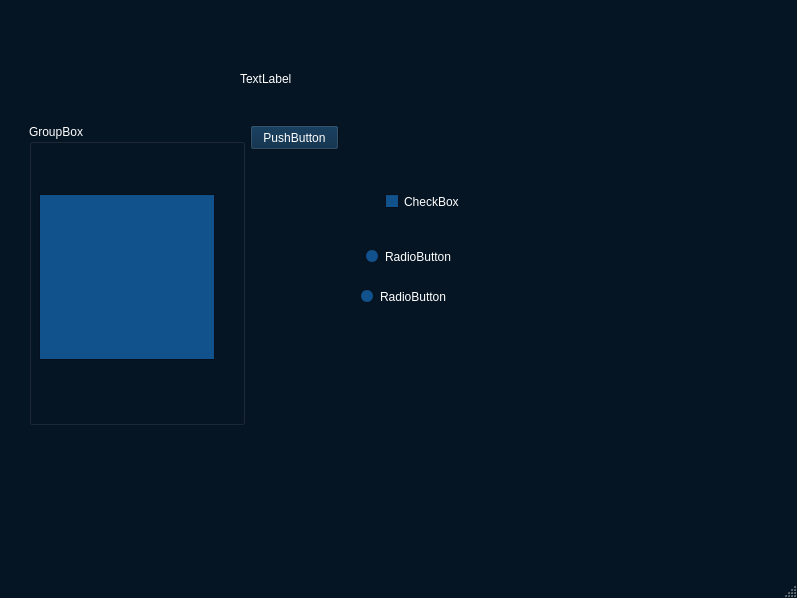
<?xml version="1.0" encoding="UTF-8"?>
<ui version="4.0">
 <class>MainWindow</class>
 <widget class="QMainWindow" name="MainWindow">
  <property name="geometry">
   <rect>
    <x>0</x>
    <y>0</y>
    <width>797</width>
    <height>598</height>
   </rect>
  </property>
  <property name="palette">
   <palette>
    <active>
     <colorrole role="WindowText">
      <brush brushstyle="SolidPattern">
       <color alpha="255">
        <red>255</red>
        <green>255</green>
        <blue>255</blue>
       </color>
      </brush>
     </colorrole>
     <colorrole role="Button">
      <brush brushstyle="SolidPattern">
       <color alpha="255">
        <red>2</red>
        <green>37</green>
        <blue>66</blue>
       </color>
      </brush>
     </colorrole>
     <colorrole role="Light">
      <brush brushstyle="SolidPattern">
       <color alpha="255">
        <red>8</red>
        <green>32</green>
        <blue>54</blue>
       </color>
      </brush>
     </colorrole>
     <colorrole role="Midlight">
      <brush brushstyle="SolidPattern">
       <color alpha="255">
        <red>7</red>
        <green>26</green>
        <blue>45</blue>
       </color>
      </brush>
     </colorrole>
     <colorrole role="Dark">
      <brush brushstyle="SolidPattern">
       <color alpha="255">
        <red>3</red>
        <green>11</green>
        <blue>18</blue>
       </color>
      </brush>
     </colorrole>
     <colorrole role="Mid">
      <brush brushstyle="SolidPattern">
       <color alpha="255">
        <red>4</red>
        <green>14</green>
        <blue>24</blue>
       </color>
      </brush>
     </colorrole>
     <colorrole role="Text">
      <brush brushstyle="SolidPattern">
       <color alpha="255">
        <red>255</red>
        <green>255</green>
        <blue>255</blue>
       </color>
      </brush>
     </colorrole>
     <colorrole role="BrightText">
      <brush brushstyle="SolidPattern">
       <color alpha="255">
        <red>255</red>
        <green>255</green>
        <blue>255</blue>
       </color>
      </brush>
     </colorrole>
     <colorrole role="ButtonText">
      <brush brushstyle="SolidPattern">
       <color alpha="255">
        <red>255</red>
        <green>255</green>
        <blue>255</blue>
       </color>
      </brush>
     </colorrole>
     <colorrole role="Base">
      <brush brushstyle="SolidPattern">
       <color alpha="255">
        <red>18</red>
        <green>82</green>
        <blue>140</blue>
       </color>
      </brush>
     </colorrole>
     <colorrole role="Window">
      <brush brushstyle="SolidPattern">
       <color alpha="255">
        <red>6</red>
        <green>21</green>
        <blue>36</blue>
       </color>
      </brush>
     </colorrole>
     <colorrole role="Shadow">
      <brush brushstyle="SolidPattern">
       <color alpha="255">
        <red>3</red>
        <green>11</green>
        <blue>18</blue>
       </color>
      </brush>
     </colorrole>
     <colorrole role="Highlight">
      <brush brushstyle="SolidPattern">
       <color alpha="255">
        <red>17</red>
        <green>62</green>
        <blue>42</blue>
       </color>
      </brush>
     </colorrole>
     <colorrole role="AlternateBase">
      <brush brushstyle="SolidPattern">
       <color alpha="255">
        <red>3</red>
        <green>10</green>
        <blue>18</blue>
       </color>
      </brush>
     </colorrole>
     <colorrole role="ToolTipBase">
      <brush brushstyle="SolidPattern">
       <color alpha="255">
        <red>255</red>
        <green>255</green>
        <blue>220</blue>
       </color>
      </brush>
     </colorrole>
     <colorrole role="ToolTipText">
      <brush brushstyle="SolidPattern">
       <color alpha="255">
        <red>3</red>
        <green>11</green>
        <blue>18</blue>
       </color>
      </brush>
     </colorrole>
     <colorrole role="PlaceholderText">
      <brush brushstyle="SolidPattern">
       <color alpha="128">
        <red>255</red>
        <green>255</green>
        <blue>255</blue>
       </color>
      </brush>
     </colorrole>
    </active>
    <inactive>
     <colorrole role="WindowText">
      <brush brushstyle="SolidPattern">
       <color alpha="255">
        <red>255</red>
        <green>255</green>
        <blue>255</blue>
       </color>
      </brush>
     </colorrole>
     <colorrole role="Button">
      <brush brushstyle="SolidPattern">
       <color alpha="255">
        <red>2</red>
        <green>37</green>
        <blue>66</blue>
       </color>
      </brush>
     </colorrole>
     <colorrole role="Light">
      <brush brushstyle="SolidPattern">
       <color alpha="255">
        <red>8</red>
        <green>32</green>
        <blue>54</blue>
       </color>
      </brush>
     </colorrole>
     <colorrole role="Midlight">
      <brush brushstyle="SolidPattern">
       <color alpha="255">
        <red>7</red>
        <green>26</green>
        <blue>45</blue>
       </color>
      </brush>
     </colorrole>
     <colorrole role="Dark">
      <brush brushstyle="SolidPattern">
       <color alpha="255">
        <red>3</red>
        <green>11</green>
        <blue>18</blue>
       </color>
      </brush>
     </colorrole>
     <colorrole role="Mid">
      <brush brushstyle="SolidPattern">
       <color alpha="255">
        <red>4</red>
        <green>14</green>
        <blue>24</blue>
       </color>
      </brush>
     </colorrole>
     <colorrole role="Text">
      <brush brushstyle="SolidPattern">
       <color alpha="255">
        <red>255</red>
        <green>255</green>
        <blue>255</blue>
       </color>
      </brush>
     </colorrole>
     <colorrole role="BrightText">
      <brush brushstyle="SolidPattern">
       <color alpha="255">
        <red>255</red>
        <green>255</green>
        <blue>255</blue>
       </color>
      </brush>
     </colorrole>
     <colorrole role="ButtonText">
      <brush brushstyle="SolidPattern">
       <color alpha="255">
        <red>255</red>
        <green>255</green>
        <blue>255</blue>
       </color>
      </brush>
     </colorrole>
     <colorrole role="Base">
      <brush brushstyle="SolidPattern">
       <color alpha="255">
        <red>18</red>
        <green>82</green>
        <blue>140</blue>
       </color>
      </brush>
     </colorrole>
     <colorrole role="Window">
      <brush brushstyle="SolidPattern">
       <color alpha="255">
        <red>6</red>
        <green>21</green>
        <blue>36</blue>
       </color>
      </brush>
     </colorrole>
     <colorrole role="Shadow">
      <brush brushstyle="SolidPattern">
       <color alpha="255">
        <red>0</red>
        <green>0</green>
        <blue>0</blue>
       </color>
      </brush>
     </colorrole>
     <colorrole role="Highlight">
      <brush brushstyle="SolidPattern">
       <color alpha="255">
        <red>17</red>
        <green>62</green>
        <blue>42</blue>
       </color>
      </brush>
     </colorrole>
     <colorrole role="AlternateBase">
      <brush brushstyle="SolidPattern">
       <color alpha="255">
        <red>3</red>
        <green>10</green>
        <blue>18</blue>
       </color>
      </brush>
     </colorrole>
     <colorrole role="ToolTipBase">
      <brush brushstyle="SolidPattern">
       <color alpha="255">
        <red>255</red>
        <green>255</green>
        <blue>220</blue>
       </color>
      </brush>
     </colorrole>
     <colorrole role="ToolTipText">
      <brush brushstyle="SolidPattern">
       <color alpha="255">
        <red>0</red>
        <green>0</green>
        <blue>0</blue>
       </color>
      </brush>
     </colorrole>
     <colorrole role="PlaceholderText">
      <brush brushstyle="SolidPattern">
       <color alpha="128">
        <red>255</red>
        <green>255</green>
        <blue>255</blue>
       </color>
      </brush>
     </colorrole>
    </inactive>
    <disabled>
     <colorrole role="WindowText">
      <brush brushstyle="SolidPattern">
       <color alpha="255">
        <red>255</red>
        <green>255</green>
        <blue>255</blue>
       </color>
      </brush>
     </colorrole>
     <colorrole role="Button">
      <brush brushstyle="SolidPattern">
       <color alpha="255">
        <red>2</red>
        <green>37</green>
        <blue>66</blue>
       </color>
      </brush>
     </colorrole>
     <colorrole role="Light">
      <brush brushstyle="SolidPattern">
       <color alpha="255">
        <red>8</red>
        <green>32</green>
        <blue>54</blue>
       </color>
      </brush>
     </colorrole>
     <colorrole role="Midlight">
      <brush brushstyle="SolidPattern">
       <color alpha="255">
        <red>7</red>
        <green>26</green>
        <blue>45</blue>
       </color>
      </brush>
     </colorrole>
     <colorrole role="Dark">
      <brush brushstyle="SolidPattern">
       <color alpha="255">
        <red>3</red>
        <green>11</green>
        <blue>18</blue>
       </color>
      </brush>
     </colorrole>
     <colorrole role="Mid">
      <brush brushstyle="SolidPattern">
       <color alpha="255">
        <red>4</red>
        <green>14</green>
        <blue>24</blue>
       </color>
      </brush>
     </colorrole>
     <colorrole role="Text">
      <brush brushstyle="SolidPattern">
       <color alpha="255">
        <red>255</red>
        <green>255</green>
        <blue>255</blue>
       </color>
      </brush>
     </colorrole>
     <colorrole role="BrightText">
      <brush brushstyle="SolidPattern">
       <color alpha="255">
        <red>255</red>
        <green>255</green>
        <blue>255</blue>
       </color>
      </brush>
     </colorrole>
     <colorrole role="ButtonText">
      <brush brushstyle="SolidPattern">
       <color alpha="255">
        <red>255</red>
        <green>255</green>
        <blue>255</blue>
       </color>
      </brush>
     </colorrole>
     <colorrole role="Base">
      <brush brushstyle="SolidPattern">
       <color alpha="255">
        <red>18</red>
        <green>82</green>
        <blue>140</blue>
       </color>
      </brush>
     </colorrole>
     <colorrole role="Window">
      <brush brushstyle="SolidPattern">
       <color alpha="255">
        <red>6</red>
        <green>21</green>
        <blue>36</blue>
       </color>
      </brush>
     </colorrole>
     <colorrole role="Shadow">
      <brush brushstyle="SolidPattern">
       <color alpha="255">
        <red>0</red>
        <green>0</green>
        <blue>0</blue>
       </color>
      </brush>
     </colorrole>
     <colorrole role="Highlight">
      <brush brushstyle="SolidPattern">
       <color alpha="255">
        <red>145</red>
        <green>145</green>
        <blue>145</blue>
       </color>
      </brush>
     </colorrole>
     <colorrole role="AlternateBase">
      <brush brushstyle="SolidPattern">
       <color alpha="255">
        <red>6</red>
        <green>21</green>
        <blue>36</blue>
       </color>
      </brush>
     </colorrole>
     <colorrole role="ToolTipBase">
      <brush brushstyle="SolidPattern">
       <color alpha="255">
        <red>255</red>
        <green>255</green>
        <blue>220</blue>
       </color>
      </brush>
     </colorrole>
     <colorrole role="ToolTipText">
      <brush brushstyle="SolidPattern">
       <color alpha="255">
        <red>0</red>
        <green>0</green>
        <blue>0</blue>
       </color>
      </brush>
     </colorrole>
     <colorrole role="PlaceholderText">
      <brush brushstyle="SolidPattern">
       <color alpha="128">
        <red>255</red>
        <green>255</green>
        <blue>255</blue>
       </color>
      </brush>
     </colorrole>
    </disabled>
   </palette>
  </property>
  <property name="windowTitle">
   <string>MainWindow</string>
  </property>
  <widget class="QWidget" name="centralwidget">
   <widget class="QPushButton" name="pushButton">
    <property name="geometry">
     <rect>
      <x>250</x>
      <y>125</y>
      <width>89</width>
      <height>25</height>
     </rect>
    </property>
    <property name="text">
     <string>PushButton</string>
    </property>
   </widget>
   <widget class="QGroupBox" name="groupBox">
    <property name="geometry">
     <rect>
      <x>29</x>
      <y>124</y>
      <width>216</width>
      <height>301</height>
     </rect>
    </property>
    <property name="title">
     <string>GroupBox</string>
    </property>
    <widget class="QTableView" name="tableView">
     <property name="geometry">
      <rect>
       <x>10</x>
       <y>70</y>
       <width>176</width>
       <height>166</height>
      </rect>
     </property>
    </widget>
   </widget>
   <widget class="QRadioButton" name="radioButton">
    <property name="geometry">
     <rect>
      <x>365</x>
      <y>245</y>
      <width>112</width>
      <height>23</height>
     </rect>
    </property>
    <property name="text">
     <string>RadioButton</string>
    </property>
   </widget>
   <widget class="QRadioButton" name="radioButton_2">
    <property name="geometry">
     <rect>
      <x>360</x>
      <y>285</y>
      <width>112</width>
      <height>23</height>
     </rect>
    </property>
    <property name="text">
     <string>RadioButton</string>
    </property>
   </widget>
   <widget class="QCheckBox" name="checkBox">
    <property name="geometry">
     <rect>
      <x>385</x>
      <y>190</y>
      <width>92</width>
      <height>23</height>
     </rect>
    </property>
    <property name="text">
     <string>CheckBox</string>
    </property>
   </widget>
   <widget class="QLabel" name="label">
    <property name="geometry">
     <rect>
      <x>240</x>
      <y>70</y>
      <width>67</width>
      <height>17</height>
     </rect>
    </property>
    <property name="text">
     <string>TextLabel</string>
    </property>
   </widget>
  </widget>
  <widget class="QMenuBar" name="menubar">
   <property name="geometry">
    <rect>
     <x>0</x>
     <y>0</y>
     <width>797</width>
     <height>22</height>
    </rect>
   </property>
  </widget>
  <widget class="QStatusBar" name="statusbar"/>
 </widget>
 <resources/>
 <connections/>
</ui>
